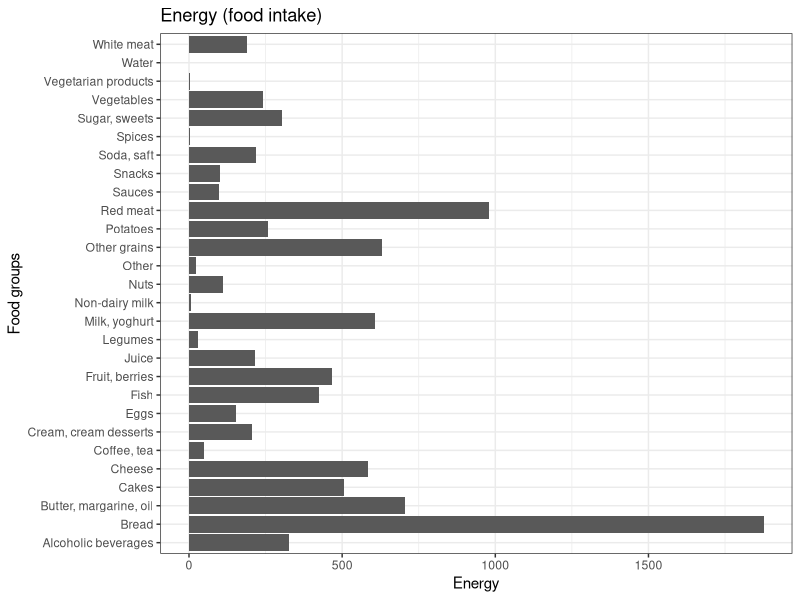
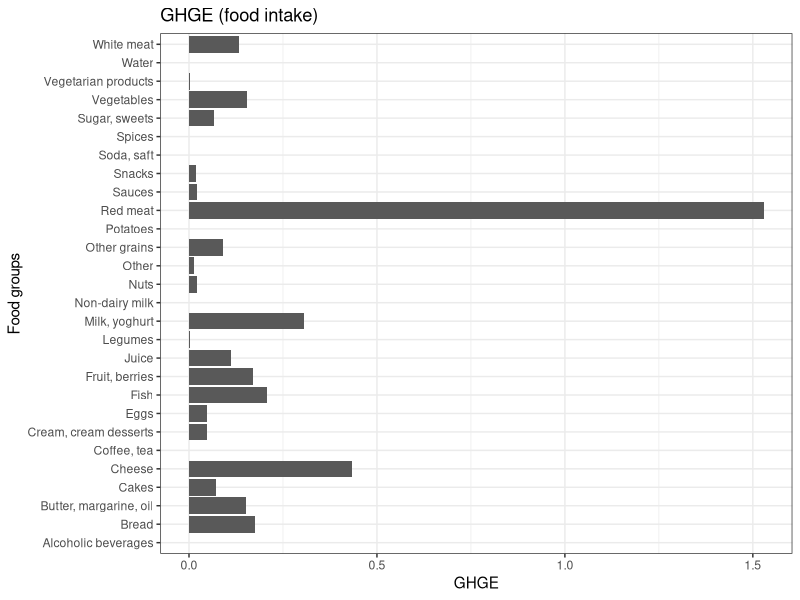
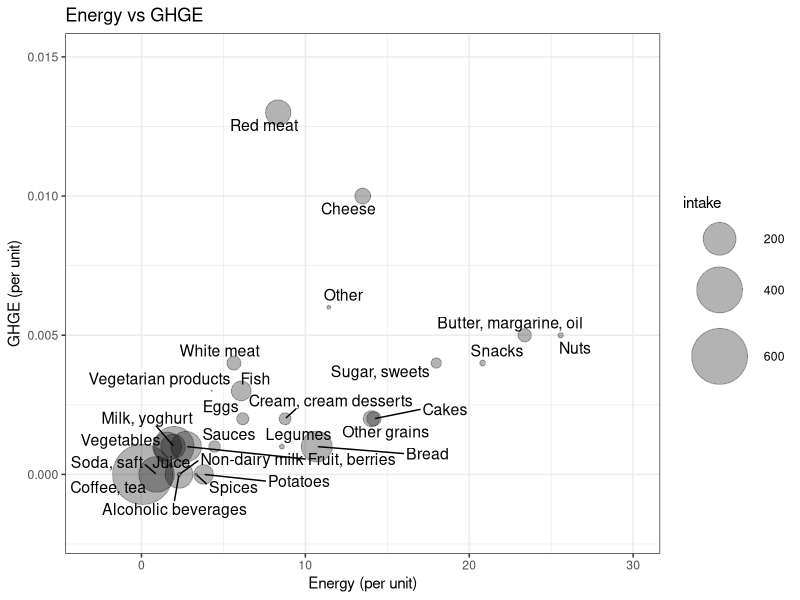

Source code (R) for these figures, in order:
## ---- chunk 1
#| label: load-food-info
#| echo: true
#| eval: true

foods <- read.csv('data/foods.csv', sep = ',')
data.table::setDT(foods) # use data.table format
foods[1:10,] # show the first 10
## ---- chunk 2
#| label: load-contraints
#| echo: true
#| eval: true

constraints <- data.frame(
  constraint = c('lower', 'upper'), 
  energy = c(9000, 10000), 
  protein = c(55, 111.5), 
  fat = c(61.8, 98.8), 
  carbs = c(250, 334.6), 
  sugar = c(0, 54.8), 
  alcohol = c(0, 10),
  ghge = c(0, 4.7)
)
constraints
## ---- chunk 3
#| label: manip-1
#| echo: true
#| eval: true

# compute the contribution (indiv * intake) for 28 foods
ftotal <- apply(X = foods[, c('energy', 'protein', 'fat', 
                              'carbs', 'sugar', 'alcohol', 'ghge')], 
                MARGIN = 2, 
                FUN = function(x){x*foods$intake})
rownames(ftotal) <- foods$food # name the rows
head(ftotal)
## ---- chunk 4
#| label: manip-2
#| echo: true
#| eval: true

# divide by total of all 28 (upper constraints)
fsum <- apply(ftotal, 2, sum)
fsum

fprop <- t(apply(X = ftotal, MARGIN = 1, FUN = function(x){x/fsum}))
fprop <- round(fprop, digits = 3) # keep 3 digits
rownames(fprop) <- foods$food
head(fprop)
## ---- chunk 5
#| label: manip-3
#| echo: true
#| eval: true

# require some data manip
# need big food group, food name (smaller food group)
pdt <- data.frame(ftotal) # total 
pdt$food_name <- row.names(pdt)
pdt_long <- tidyr::pivot_longer(pdt, cols = -food_name, names_to = 'category')
pdt_long <- data.table::setDT(pdt_long)
## ---- chunk 6
#| label: p1
#| echo: true
#| eval: true
library(ggplot2)
library(ggrepel)

p1 <- ggplot(data = pdt_long[category == 'energy'], 
             aes(x = food_name, y = value))
p1 <- p1 + geom_bar(stat = 'identity')
p1 <- p1 + coord_flip()
p1 <- p1 + theme_bw()
p1 <- p1 + labs(title = 'Energy (food intake)', 
                x = 'Food groups', 
                y = 'Energy')
p1
## ---- chunk 7
#| label: p2
#| echo: true
#| eval: true

p2 <- ggplot(data = pdt_long[category == 'ghge'], 
             aes(x = food_name, y = value))
p2 <- p2 + geom_bar(stat = 'identity')
p2 <- p2 + coord_flip()
p2 <- p2 + theme_bw()
p2 <- p2 + labs(title = 'GHGE (food intake)', 
                x = 'Food groups', 
                y = 'GHGE')
p2
## ---- chunk 8
#| label: p3
#| echo: true
#| eval: true

pdfd <- data.table::setDT(foods)
# remove water, outlier
pdfd <- pdfd[food != 'Water']

p3 <- ggplot(data = pdfd, 
             aes(x = energy, y = ghge, size = intake, label = food))
p3 <- p3 + geom_point(alpha = 0.3) + xlim(-3, 30) + ylim(-0.002, 0.015)
p3 <- p3 + scale_size(range = c(0.1, 20))
p3 <- p3 + geom_text_repel(size = 4, max.overlaps = 15)
# p3 <- p3 + geom_text(size = 3, check_overlap = T)
p3 <- p3 + theme_bw()
p3 <- p3 + labs(title = 'Energy vs GHGE', 
                x = 'Energy (per unit)', 
                y = 'GHGE (per unit)')
p3
## ---- chunk 9
#| label: check-current
#| echo: true
#| eval: true

t(as.matrix(foods$intake)) %*% as.matrix(foods[, .(energy, protein, fat, carbs, sugar, alcohol, ghge)])
